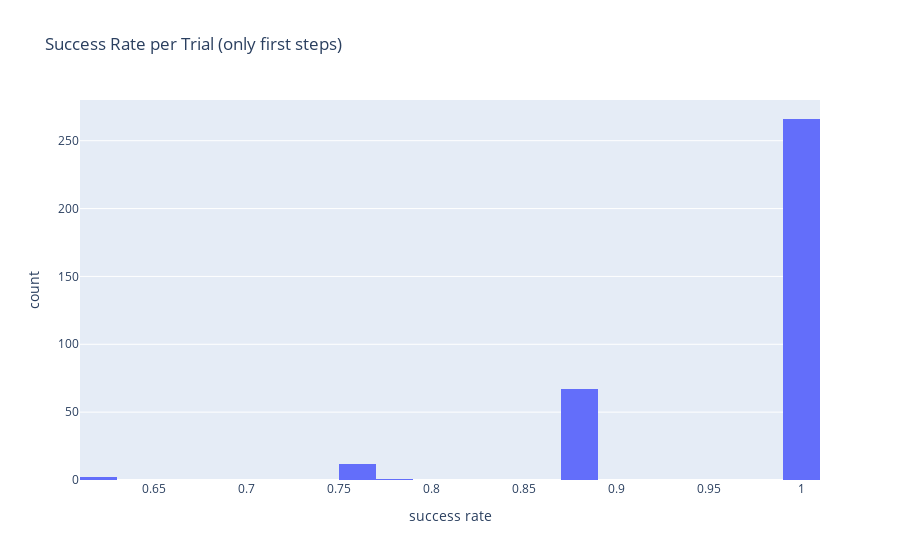

Notebook cell for this chart:
### Code cell
pr_trials_hist = px.histogram(pr_success_per_trial, nbins=20, x="success_per_trial"
                   , title='Success Rate per Trial (only first steps)', labels={'success_per_trial':'success rate'})
pr_trials_hist.show()

### Figure 1 — Plotly figure (JSON) as saved in the notebook; plotly's stock layout.template omitted (floating-point values rounded to 4 significant figures; data arrays with more than 128 entries replaced by an {"elided": "..."} marker saying what was removed)
{"data": [{"alignmentgroup": "True", "bingroup": "x", "hovertemplate": "success rate=%{x}<br>count=%{y}<extra></extra>", "legendgroup": "", "marker": {"color": "#636efa", "pattern": {"shape": ""}}, "name": "", "nbinsx": 20, "offsetgroup": "", "orientation": "v", "showlegend": false, "type": "histogram", "x": {"elided": "348 float values"}, "xaxis": "x", "yaxis": "y"}], "layout": {"barmode": "relative", "legend": {"tracegroupgap": 0}, "title": {"text": "Success Rate per Trial (only first steps)"}, "xaxis": {"anchor": "y", "domain": [0, 1], "title": {"text": "success rate"}}, "yaxis": {"anchor": "x", "domain": [0, 1], "title": {"text": "count"}}}}
